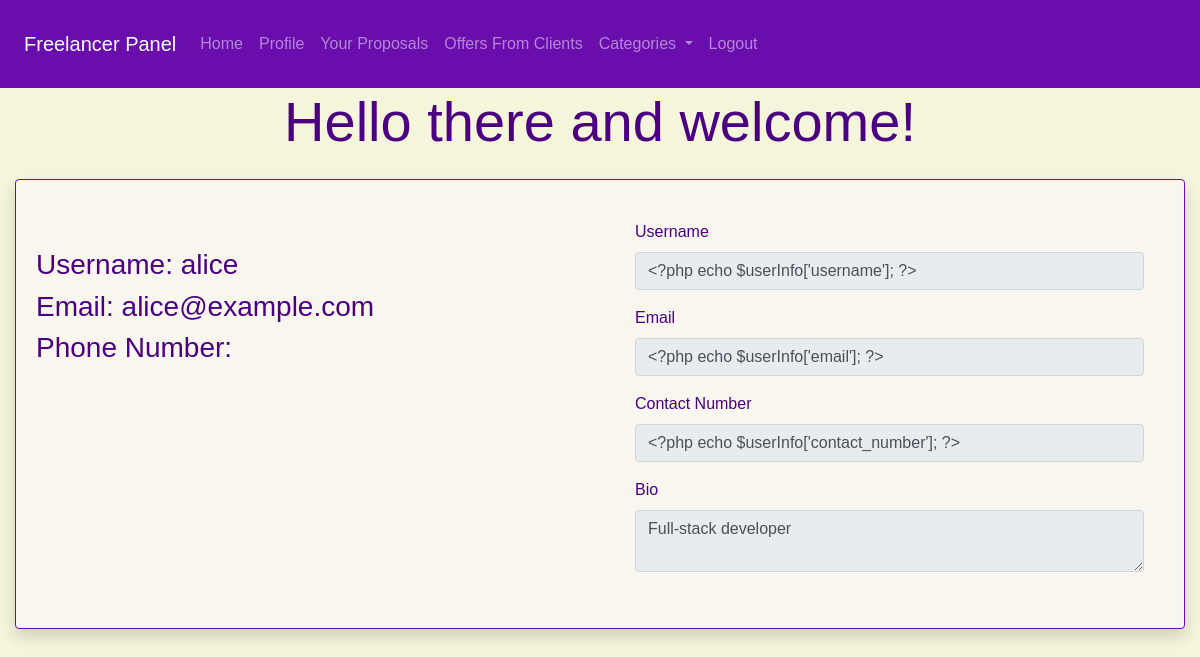
The page /freelancer/other_profile_view.php?user_id=1 (signed in) on the database its author committed.
### tables this page shows
CREATE TABLE fiverr_clone_users (
  user_id INT AUTO_INCREMENT PRIMARY KEY,
  username VARCHAR(255),
  email VARCHAR(255) UNIQUE NOT NULL,
  password TEXT,
  is_client TINYINT(1),
  bio_description TEXT,
  display_picture TEXT,
  contact_number VARCHAR(255),
  date_added TIMESTAMP DEFAULT CURRENT_TIMESTAMP,
  role ENUM('administrator','client','freelancer') DEFAULT 'client'
);

### freelancer/classes/Database.php (called while the page is built, shortened)
<?php
class Database
{
    protected $pdo;
    private $host = 'localhost';
    private $db = 'fiverr_clone';
    private $user = 'root';
    private $pass = '';
    private $charset = 'utf8mb4';
    public function __construct()
    {
        $dsn = "mysql:host=$this->host;dbname=$this->db;charset=$this->charset";
        $options = [
            PDO::ATTR_ERRMODE => PDO::ERRMODE_EXCEPTION,
            PDO::ATTR_DEFAULT_FETCH_MODE => PDO::FETCH_ASSOC,
            PDO::ATTR_EMULATE_PREPARES => false
        ];
        try {
            $this->pdo = new PDO($dsn, $this->user, $this->pass, $options);
            $this->pdo->exec("SET time_zone = '+08:00';");
        } catch (\PDOException $e) {
            throw new \PDOException($e->getMessage(), (int) $e->getCode());
        }
    }
    protected function executeQuerySingle($sql, $params = [])
    {
        $stmt = $this->pdo->prepare($sql);
        $stmt->execute($params);
        return $stmt->fetch();
    }
}
?>

### freelancer/classloader.php (called while the page is built, shortened)
<?php
require_once 'classes/Database.php';
require_once 'classes/User.php';
$userObj = new User();

### freelancer/classes/User.php (called while the page is built, shortened)
<?php
require_once 'Database.php';
class User extends Database
{
    public function getUsers($id = null)
    {
        if ($id) {
            $sql = "SELECT * FROM fiverr_clone_users WHERE user_id = ?";
            return $this->executeQuerySingle($sql, [$id]);
        }
        $sql = "SELECT * FROM fiverr_clone_users";
        return $this->executeQuery($sql);
    }
}
?>

### freelancer/other_profile_view.php (the view, shortened to what this page needs)
<?php require_once 'classloader.php';
?>
<!DOCTYPE html>
<html lang="en">
<head>
  <link href="https://cdn.jsdelivr.net/npm/bootstrap@4.6.2/dist/css/bootstrap.min.css"
 rel="stylesheet" />
</head>
<body>
  <?php include 'includes/navbar.php'; ?>
  <?php $userInfo = $userObj->getUsers($_GET['user_id']); ?>
  <div class="container-fluid">
    <div class="display-4 text-center">Hello there and welcome! </div>
    <div class="row justify-content-center">
      <div class="col-md-12">
        <div class="card shadow mt-4 mb-4">
          <div class="card-body">
            <div class="row">
              <div class="col-md-6">
                <h3>Username: <?php echo $userInfo['username']; ?></h3>
                <h3>Email: <?php echo $userInfo['email']; ?></h3>
                <h3>Phone Number: <?php echo $userInfo['contact_number']; ?></h3>
              </div>
              <div class="col-md-6">
                <form action="core/handleForms.php" method="POST">
                  <div class="card-body">
                    <div class="form-group">
                      <label for="exampleInputEmail1">Username</label>
                      <input class="form-control" disabled="" name="username" type="text"
                        value="&lt;?php echo $userInfo['username']; ?>" />
                    </div>
                    <div class="form-group">
                      <label for="exampleInputEmail1">Email</label>
                      <input class="form-control" disabled="" name="email" type="email"
                        value="&lt;?php echo $userInfo['email']; ?>" />
                    </div>
                    <div class="form-group">
                      <label for="exampleInputEmail1">Contact Number</label>
                      <input class="form-control" disabled="" name="contact_number" type="text"
                        value="&lt;?php echo $userInfo['contact_number']; ?>" />
                    </div>
                    <div class="form-group">
                      <label for="#">Bio</label>
                      <textarea class="form-control" disabled=""
                        name="bio_description"><?php echo $userInfo['bio_description']; ?></textarea>
                    </div>
                  </div>
                </form>
              </div>
            </div>
          </div>
        </div>
      </div>
    </div>
  </div>
</body>
</html>

### freelancer/other_profile_view.php (style rules this page uses)
body { font-family: "Arial"; }
body { background-color: beige; color: #4B0082; font-family: "Arial", sans-serif; }
.card { background-color: #f9f6ef; border: 1px solid #6A0DAD; }

### rows shown on the page
fiverr_clone_users: username "alice", email "alice@example.com", bio_description "Full-stack developer"
